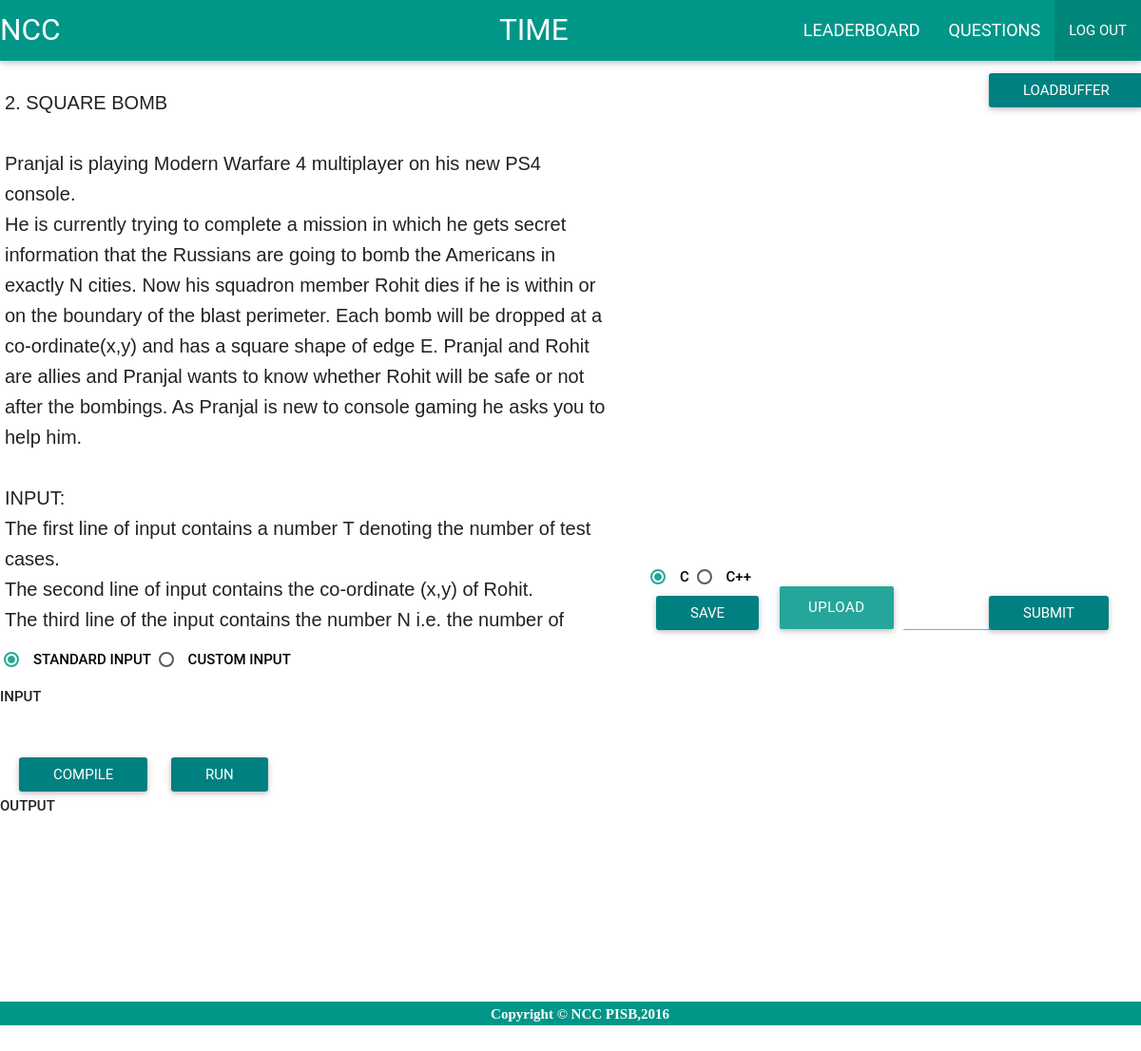
Screenshot of /question/2/ (signed in) with the database file from the repository.
### ncc/models.py (models this page shows, shortened)
class Question(models.Model):
    question_name = models.CharField(max_length=100,blank=False)
    question_text = models.CharField(max_length=3000,blank=False)

### ncc/views.py (the view)
# urls.py: url(r'^question/(?P<question_id>[0-9]+)/$','ncc.views.question_list'),  #get method
def question_list(request,question_id):
    if time_passed()<start_seconds_left:
        return render(request,'Index.html')
    elif time_passed()>end_seconds_left:
        return leaderboard(request)
    elif request.user.is_authenticated():
        q=Question.objects.get(pk=question_id)
        if(QuestionData.objects.filter(user=request.user,question=q)).exists():
            print "The QuestionData object already exists"
        else:
            os.mkdir(os.path.join(base,"judge","user",str(request.user.id),str(question_id)))
            QuestionData.objects.create(user=request.user,question=q)
        return render(request,'Editor.html',{'question':q})	############
    else:
        return render(request,'Loginpage.html')

### ncc/views.py (called while the page is built)
def time_passed():
    current_time = datetime.now().time()
    print current_time      #testing purpose
    seconds_passed = current_time.second + current_time.minute*60 + current_time.hour*3600
    return seconds_passed

### ncc/templates/Editor.html (shortened to what this page needs)
<!DOCTYPE html>
<html>
    <head>
    {% load staticfiles %}
      <link type="text/css" rel="stylesheet" href="{% static "css/materialize.min.css" %}"  media="screen,projection"/>
 </head>
<div class="navbar-fixed">
  <nav>
    <div class="nav-wrapper #009688 teal white-text">
      <a href="/questionlist" class="brand-logo">NCC</a>
      <div class="time">
      <center><a class="brand-logo" id = "timer"> TIME</a></center>
      </div>
      <ul class="right hide-on-med-and-down">
        <li><a href="/leaderboard"><big>LEADERBOARD</big></a></li>
        <li><a href="/questionlist"><big>QUESTIONS</big></a></li>
        <li class="active"><a href="/log_out">LOG OUT</a></li>
      </ul>
    </div>
  </nav>
</div>
<br>
 </head>
  <body>
 <div class="myBox">
					 {{question.id}}. {{question.question_name}} <br><br>
					{{question.question_text | safe}}
  </div>
	<form action="result" id="formid" method="POST" enctype="multipart/form-data">
<div id="file">
    <div class="file-field input-field">
      <div class="btn">
        <span>UPLOAD</span>
      </div>
      <div class="file-path-wrapper">
      </div>
    </div>
  </div>
  <div id="up">
  <div id="sub">
  <input class="btn waves-effect  btn" type="button" name="flag" id="submit" value="submit" style="background-color:#008080;color:white">
</div>
<div id="deb">
<br><br><br><br>
  <input class="btn waves-effect waves-light" type="button" name="flag" value="loadbuffer" id="loadbuffer" style="background-color:#008080;color:white">
   </div>
<div id="c">
<br><br><br><br>
   <input class="btn waves-effect waves-light" data-toggle="tooltip" title="Save file." type="button" name="flag" value="save" id="save" style="background-color:#008080;color:white">
   </div>
   <div id="r">
<br><br><br><br>
   <input class="btn waves-effect waves-light" type="button" name="flag" value="compile" id="compile" style="background-color:#008080;color:white">
   </div>
   <div id="s">
   <br><br><br><br>
   <input class="btn waves-effect waves-light" type="button" name="flag" value="RUN" id="run" style="background-color:#008080;color:white">
   </div>
</div>
<div id="radio1">
    <p>
      <label for="test1"style="color:black"><strong>STANDARD INPUT</strong></label>
      <label for="test2"style="color:black"><strong>CUSTOM INPUT</strong> </label>
    </p>
    </div>
    <p><strong>INPUT</strong></p>
<br><br><br>
  <p><strong>OUTPUT</strong></p>
 <div id="lan">
    <p>
      <label for="R1"style="color:black"><strong>C</strong></label>
      <label for="R2"style="color:black"><strong>C++</strong> </label>
    </p>
    </div>
  <div id="editor"></div>
    </form>
</body>
<br><b><br><br><br><br>
  <footer>
  <br>
      <div class="footer1">
   <center style="color:white">Copyright © NCC PISB,2016</center>
  </div>
</footer>
 </html>

### ncc/templates/Editor.html (style rules this page uses)
nav ul li a { color: white; }
.time { margin-left: -150px; }
body { margin-bottom: 0%; }
.myBox { border: none; padding: 5px; font: 20px/32px sans-serif; width: 650px; height: 580px; overflow: scroll; }
#editor { position: absolute; top: 120px; right: 10px; bottom: 80px; left: 655px; }
#c { position: absolute; margin-left: 670px; margin-top: -150px; }
#r { position: absolute; margin-left: 0px; margin-top: 20px; }
#s { position: absolute; margin-left: 160px; margin-top: 20px; }
#up { position: absolute; margin-left: 20px; margin-top: 5px; }
#sub { position: absolute; margin-left: 1020px; margin-top: -60px; }
#deb { position: absolute; margin-left: 1020px; margin-top: -700px; }
#file { position: absolute; margin-left: 820px; margin-top:-80px; }
#lan { position: absolute; top: 580px; margin-left: 680px; }
.footer1 { position:relative; bottom:0; padding-top: 2px; padding-left: 70px; padding-right: 50px; width:100%; height: 5%; background:#009688 ; font-family: myFirstFont; }

### rows the page displays
Question: id "2", question_name "SQUARE BOMB", question_text "Pranjal is playing Modern Warfare 4 multiplayer on his new PS4 console. He is currently trying to complete a mission in which he gets secret information that the Russians are going to bomb the Americans in exactly N cities. Now his squadron member Rohit dies if he is within or on the boundary of the blast perimeter. Each bomb will be dropped at a co-ordinate(x,y) and has a square shape of edge E. Pranjal and Rohit are allies and Pranjal wants to know whether Rohit will be safe or not after the bombings. As Pranjal is new to console gaming he asks you to help him. INPUT: The first line of input contains a number T denoting the number of test cases. The second line of input contains the…"
